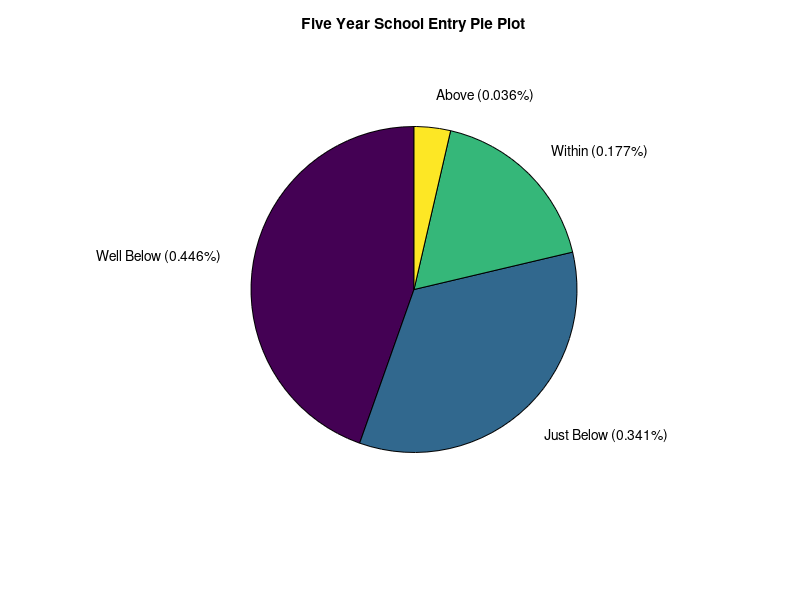

Source code (MATLAB):
clear, clc, close all;

% Pie Chart of Five Year

fiveYear = [136, 104, 54, 11];
fiveYearLabel = {'Well Below', 'Just Below', 'Within', 'Above'};
for k = 1:length(fiveYear)
    labels{k} = [fiveYearLabel{k}, sprintf(' (%.3f%%)', fiveYear(k)/sum(fiveYear))];
end

h = pie(fiveYear, labels);
title('Five Year School Entry Pie Plot');
